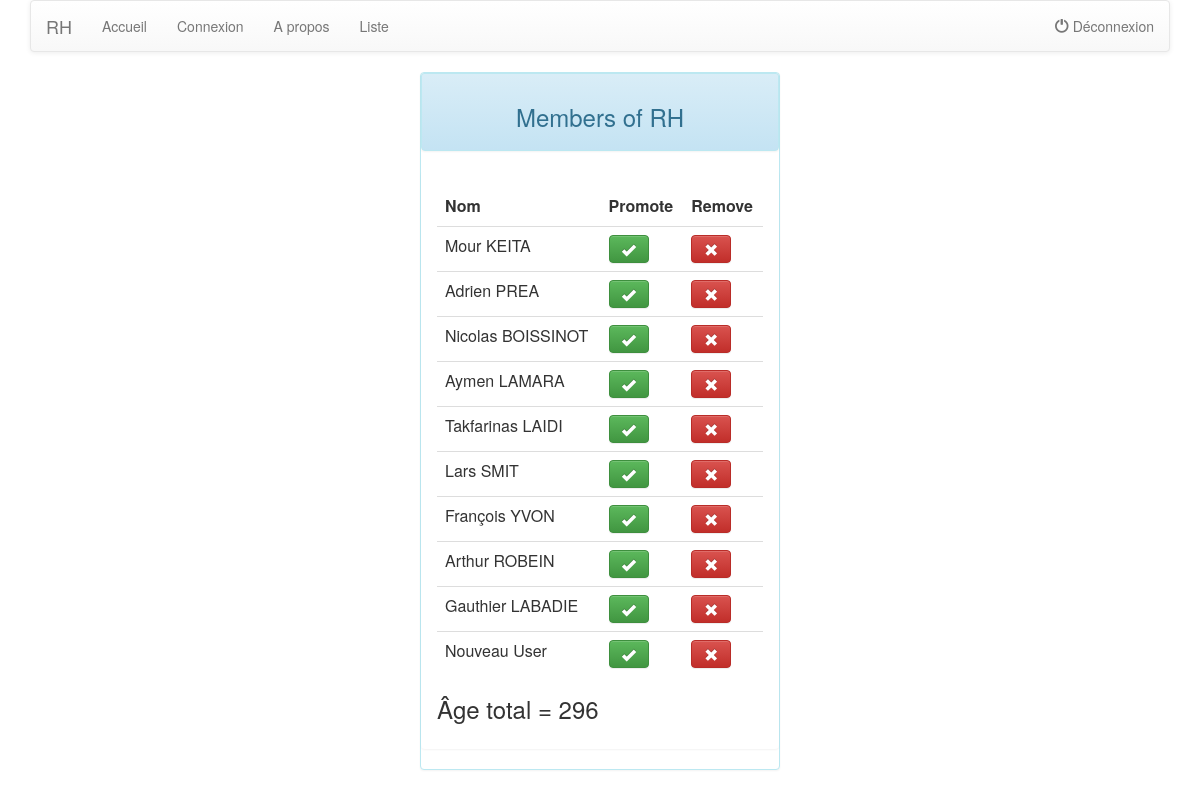
The app's page /listUsers, older data.
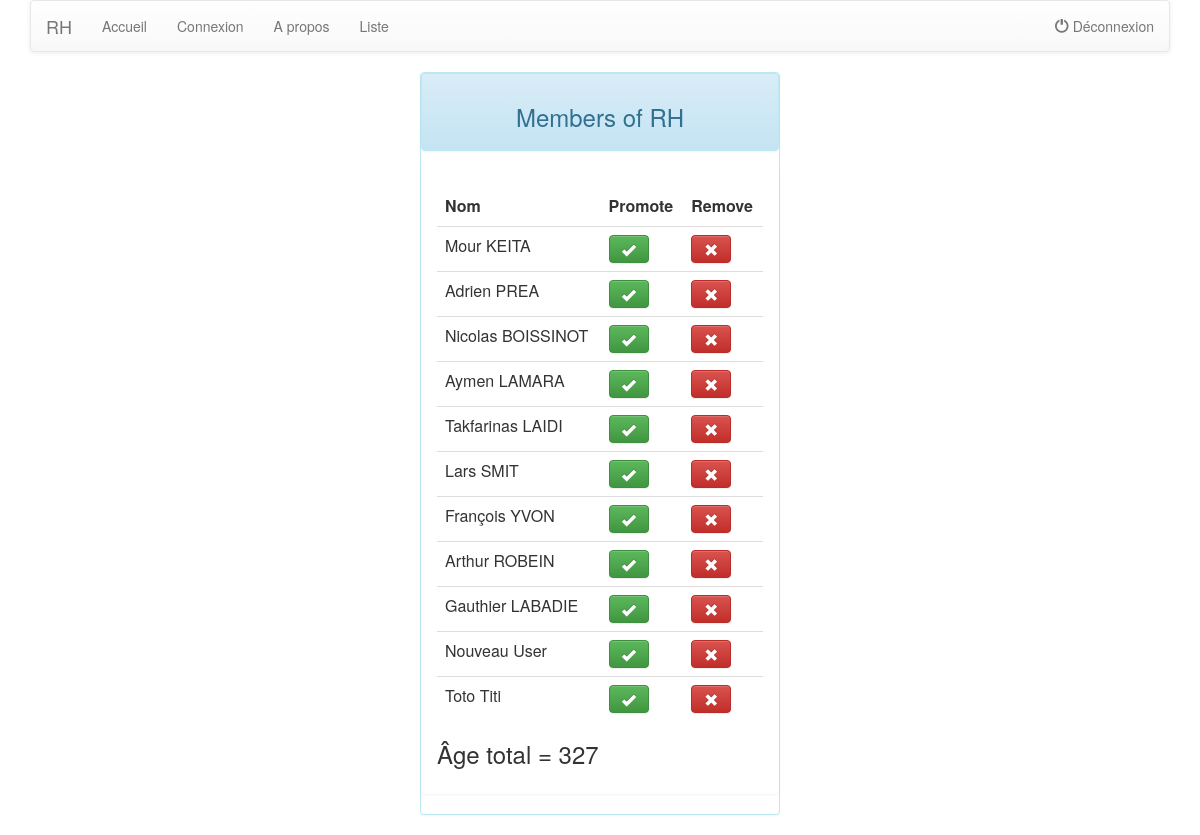
The same page, newer data.
### qa/models.py (models this page shows)
class Qa(models.Model):
    first = models.CharField(max_length=200)
    last = models.CharField(max_length=200)
    email = models.EmailField(max_length=100, default="")
    password = models.CharField(max_length=100, default="")
    age = models.IntegerField(max_length=3)

### qa/views.py (the view)
# urls.py: url(r'^listUsers', views.listUsers, name='listUsers'),
def listUsers(request):
    users = Qa.objects.all().order_by('id')
    total_age = 0
    for user in users:
        total_age = total_age + user.age
    context = {'users':users, 'total_age':total_age}
    return render(request, 'qa.html', context )

### qa/templates/qa.html
{% extends "base.html" %}
{% block content %}
<div class="panel panel-info">
	<div style="text-align: center" class="panel panel-heading">
		<h3>Members of RH</h3>
	</div>
	<div class="panel panel-body">
<table class="table table-hover">
<tr><th>Nom</th><th>Promote</th><th>Remove</th></tr>
	{% for user in users %}
    <tr>
    <td>
    {{ user.first }} {{ user.last }}</td>
    <td>
    <button class="btn btn-success"><span class="glyphicon glyphicon-ok"></span></button></td>
    <td>
    <button class="btn btn-danger"><span class="glyphicon glyphicon-remove"></span></button>
    </td></tr>
    {% endfor %}
</table>
<h3> Âge total =  {{ total_age }} </h3>
</div>
</div>
{% endblock %}

Row changes from the older to the newer data that the page shows:
added Qa: first "Toto", last "Titi"
Text that changed along with them:
{{ total_age }}: "296" → "327"
